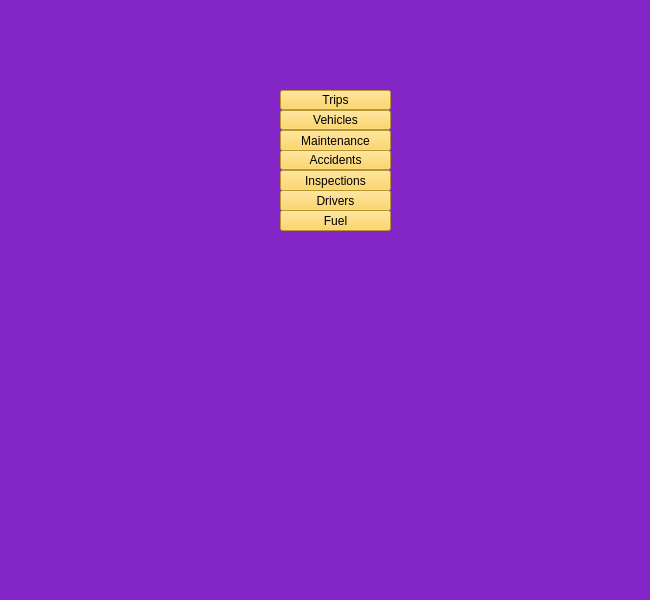
<?xml version="1.0" encoding="UTF-8"?>
<ui version="4.0">
 <class>MainWindow</class>
 <widget class="QMainWindow" name="MainWindow">
  <property name="geometry">
   <rect>
    <x>0</x>
    <y>0</y>
    <width>650</width>
    <height>600</height>
   </rect>
  </property>
  <property name="minimumSize">
   <size>
    <width>650</width>
    <height>600</height>
   </size>
  </property>
  <property name="maximumSize">
   <size>
    <width>650</width>
    <height>600</height>
   </size>
  </property>
  <property name="sizeIncrement">
   <size>
    <width>600</width>
    <height>650</height>
   </size>
  </property>
  <property name="baseSize">
   <size>
    <width>600</width>
    <height>-31072</height>
   </size>
  </property>
  <property name="windowTitle">
   <string>Vehicles</string>
  </property>
  <property name="styleSheet">
   <string notr="true">
background-color: rgb(132, 37, 200);
font: 75 12pt &quot;Fixedsys&quot;;
</string>
  </property>
  <widget class="QWidget" name="centralwidget">
   <widget class="QPushButton" name="AccidentsBtn">
    <property name="geometry">
     <rect>
      <x>280</x>
      <y>150</y>
      <width>111</width>
      <height>20</height>
     </rect>
    </property>
    <property name="styleSheet">
     <string notr="true">background-color: rgb(255, 207, 64);
</string>
    </property>
    <property name="text">
     <string>Accidents</string>
    </property>
   </widget>
   <widget class="QPushButton" name="DriversBtn">
    <property name="geometry">
     <rect>
      <x>280</x>
      <y>190</y>
      <width>111</width>
      <height>21</height>
     </rect>
    </property>
    <property name="styleSheet">
     <string notr="true">background-color: rgb(255, 207, 64);
</string>
    </property>
    <property name="text">
     <string>Drivers</string>
    </property>
   </widget>
   <widget class="QPushButton" name="FuelBtn">
    <property name="geometry">
     <rect>
      <x>280</x>
      <y>210</y>
      <width>111</width>
      <height>21</height>
     </rect>
    </property>
    <property name="styleSheet">
     <string notr="true">background-color: rgb(255, 207, 64);
</string>
    </property>
    <property name="text">
     <string>Fuel</string>
    </property>
   </widget>
   <widget class="QPushButton" name="InspectionsBtn">
    <property name="geometry">
     <rect>
      <x>280</x>
      <y>170</y>
      <width>111</width>
      <height>21</height>
     </rect>
    </property>
    <property name="styleSheet">
     <string notr="true">background-color: rgb(255, 207, 64);
</string>
    </property>
    <property name="text">
     <string>Inspections</string>
    </property>
   </widget>
   <widget class="QPushButton" name="MaintenanceBtn">
    <property name="geometry">
     <rect>
      <x>280</x>
      <y>130</y>
      <width>111</width>
      <height>21</height>
     </rect>
    </property>
    <property name="styleSheet">
     <string notr="true">background-color: rgb(255, 207, 64);
</string>
    </property>
    <property name="text">
     <string>Maintenance</string>
    </property>
   </widget>
   <widget class="QPushButton" name="TripsBtn">
    <property name="geometry">
     <rect>
      <x>280</x>
      <y>90</y>
      <width>111</width>
      <height>20</height>
     </rect>
    </property>
    <property name="styleSheet">
     <string notr="true">background-color: rgb(255, 207, 64);</string>
    </property>
    <property name="text">
     <string>Trips</string>
    </property>
   </widget>
   <widget class="QPushButton" name="Vehicles">
    <property name="geometry">
     <rect>
      <x>280</x>
      <y>110</y>
      <width>111</width>
      <height>20</height>
     </rect>
    </property>
    <property name="styleSheet">
     <string notr="true">background-color: rgb(255, 207, 64);</string>
    </property>
    <property name="text">
     <string>Vehicles</string>
    </property>
   </widget>
   <widget class="QWidget" name="">
    <property name="geometry">
     <rect>
      <x>20</x>
      <y>10</y>
      <width>610</width>
      <height>26</height>
     </rect>
    </property>
    <layout class="QHBoxLayout" name="horizontalLayout"/>
   </widget>
  </widget>
 </widget>
 <resources/>
 <connections/>
</ui>
